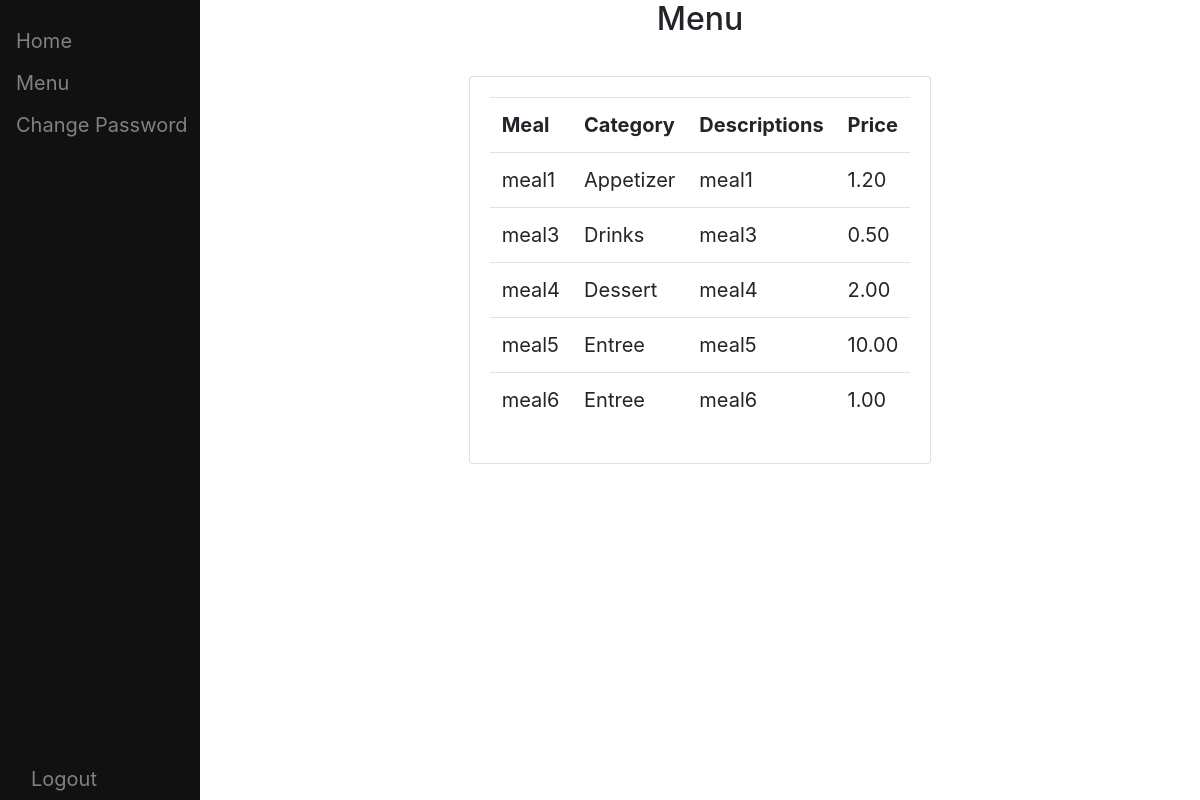
/meals/preview/, run on the app's committed database.
### meals/models.py (models this page shows, shortened)
class Meal(models.Model):
    CATEGORY = (
        ('Appetizer', 'Appetizer'),
        ('Entree', 'Entree'),
        ('Dessert ', 'Dessert '),
        ('Drinks ', 'Drinks '),
    )
    Food_name = models.CharField(max_length=128, blank=True, null=True)
    Category = models.CharField(max_length=100, null=True, blank=True, choices=CATEGORY)
    Descriptions = models.TextField(max_length=128, blank=True, null=True)
    Price = models.DecimalField(decimal_places=2, max_digits=20, default=0.00, blank=True, null=True)
    menu = models.ManyToManyField(Menu, related_name='weeklymenu', blank=True)

### meals/views.py (the view)
# urls.py: path('preview/', preview, name='preview'),
def preview(request):
        display_menu = Meal.objects.filter(menu__preview=True).values(
            'id', 'Food_name', 'Category', 'Descriptions', 'Price')
        return render(request, 'meals/PREVIEW.html', {'week_meal': display_menu})

### meals/templates/meals/PREVIEW.html (shortened to what this page needs)
{% extends 'users_page/base_user.html' %}
{% block content %}
<div id="content" , name="content" , class="main">
    <div class="row justify-content-center">
        <div class="center">
<div class="row justify-content-center">
    <div class="center">
        <h2> Menu</h2>
    </div>
</div>
<br>
<div class="row">
        <div class="card card-body">
            <table class="table">
                <tr>
                    <th>Meal</th>
                    <th>Category</th>
                    <th>Descriptions</th>
                    <th>Price</th>
                </tr>
                {% for meal in week_meal %}
                <tr>
                    <td id="meal{{ meal.id }}">{{meal.Food_name}}</td>
                    <td id="mealCat{{ meal.id }}">{{meal.Category}}</td>
                    <td id="mealDes{{ meal.id }}">{{meal.Descriptions}}</td>
                    <td id="mealPrice{{ meal.id }}">{{meal.Price}}</td>
                </tr>
                {% endfor %}
            </table>
        </div>
    </div>
      </div>
    </div>
</div>
{% endblock %}

### users/templates/users_page/base_user.html (shortened to what this page needs)
<!DOCTYPE html>
<html>
<head>
  <link rel="stylesheet" href="https://cdnjs.cloudflare.com/ajax/libs/font-awesome/4.7.0/css/font-awesome.min.css">
  <link rel="stylesheet" href="https://stackpath.bootstrapcdn.com/bootstrap/4.3.1/css/bootstrap.min.css"
>
</head>
<body>
  <div class="sidenav">
    <a href="{% url 'meal:previous-order-user' %}">Home</a>
    <a href="{% url 'meal:week-meal' %}">Menu</a>
    <a href="/change_password">Change Password</a>
    <ul id="logout_sidebar_button" class="nav nav-sidebar">
      <li><a href="{% url 'logout'%}">Logout</a></li>
    </ul>
  </div>
  {% block content %}
  {% endblock %}
</body>
</html>

### users/templates/users_page/base_user.html (style rules this page uses)
body { font-family: "Lato", sans-serif; }
.sidenav { height: 100%; width: 200px; position: fixed; z-index: 1; top: 0; left: 0; background-color: #111; overflow-x: hidden; padding-top: 20px; }
.sidenav a, .dropdown-btn { padding: 6px 8px 6px 16px; text-decoration: none; font-size: 20px; color: #818181; display: block; border: none; background: none; width: 100%; text-align: left; cursor: pointer; outline: none; }
.main { margin-left: 200px; font-size: 20px; padding: 0px 10px; }
#logout_sidebar_button { position: absolute; display: inline-block; bottom: 0; left: 15px; }

### data on the page
Meal: Food_name "meal1", Category "Appetizer", Descriptions "meal1", Price "1.20"
Meal: Food_name "meal3", Category "Drinks", Descriptions "meal3", Price "0.50"
Meal: Food_name "meal4", Category "Dessert", Descriptions "meal4", Price "2.00"
Meal: Food_name "meal5", Category "Entree", Descriptions "meal5", Price "10.00"
Meal: Food_name "meal6", Category "Entree", Descriptions "meal6", Price "1.00"
